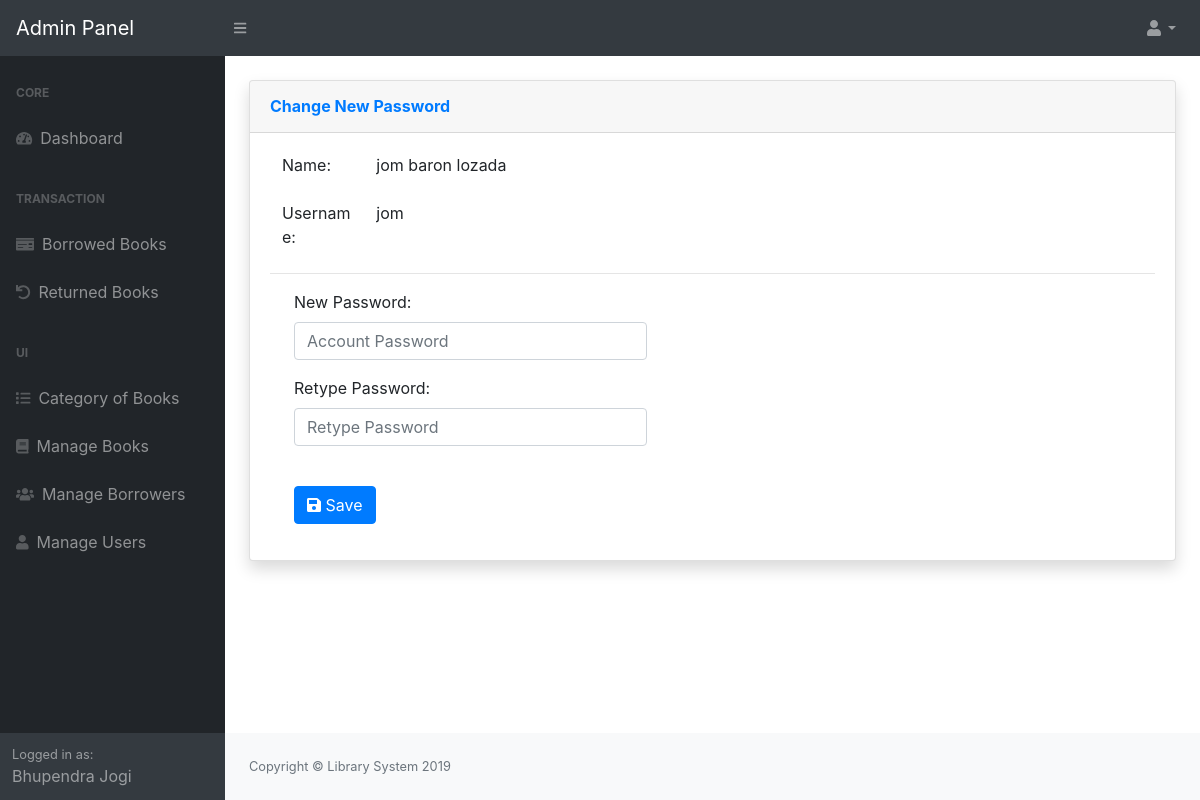
Screenshot of /admin/borrower/index.php?view=changepassword&id=119 (signed in) with the database file from the repository.
### tables this page shows
CREATE TABLE `tblusers` (
  `USERID` int(11) NOT NULL,
  `NAME` varchar(124) NOT NULL,
  `UEMAIL` varchar(125) NOT NULL,
  `PASS` varchar(125) NOT NULL,
  `TYPE` varchar(125) NOT NULL,
  `Status` varchar(11) NOT NULL,
  `PicLoc` text NOT NULL,
  `fine` varchar(20) DEFAULT NULL
);

CREATE TABLE `tblborrower` (
  `IDNO` int(11) NOT NULL,
  `BorrowerId` varchar(90) NOT NULL,
  `Firstname` varchar(125) NOT NULL,
  `Lastname` varchar(125) NOT NULL,
  `MiddleName` varchar(125) NOT NULL,
  `Address` varchar(255) NOT NULL,
  `Sex` varchar(11) NOT NULL,
  `ContactNo` varchar(125) NOT NULL,
  `CourseYear` varchar(125) NOT NULL,
  `BorrowerPhoto` varchar(255) NOT NULL,
  `BorrowerType` varchar(35) NOT NULL,
  `Stats` varchar(36) NOT NULL,
  `BUsername` varchar(90) NOT NULL,
  `BPassword` varchar(90) NOT NULL,
  `fine` varchar(20) DEFAULT NULL
);

### admin/borrower/index.php (called while the page is built, shortened)
<?php
require_once ("../themes/templates.php");
?>

### include/database.php (called while the page is built, shortened)
<?php
class Database {
	var $sql_string = '';
	private $conn;
	public function open_connection() {
		$this->conn = mysqli_connect(server, user, pass);
		if (!$this->conn) {
			throw new Exception("Failed to connect to the database server: " . mysqli_connect_error());
		} else {
			$db_select = mysqli_select_db($this->conn, database_name);
		}
	}
	function setQuery($sql='') {
		$this->sql_string=$sql;
	}
	function executeQuery() {
		$result = mysqli_query($this->conn,$this->sql_string);
		return $result;
	}
	private function confirm_query($result) {
		return $result;
	}
	function loadSingleResult() {
		$cur = $this->executeQuery();
		while ($row = mysqli_fetch_object($cur)) {
		return $data = $row;
		}
	}
}
$mydb = new Database();
?>

### include/accounts.php (called while the page is built, shortened)
<?php
require_once(LIB_PATH.DS.'database.php');
class User {
	protected static  $tblname = "tblusers";
	function single_user($id=""){
			global $mydb;
			$mydb->setQuery("SELECT * FROM ".self::$tblname."
				Where USERID= '{$id}' LIMIT 1");
			$cur = $mydb->loadSingleResult();
			return $cur;
	}
}
?>

### include/borrowers.php (called while the page is built, shortened)
<?php
   class Borrower{
	protected static $tbl_name = "tblborrower";
	function single_borrower($id=""){
			global $mydb;
			$mydb->setQuery("SELECT * FROM ".self::$tbl_name." Where BorrowerId= {$id} LIMIT 1");
			$cur = $mydb->loadSingleResult();
			return $cur;
	}
}
?>

### admin/borrower/changepassword.php (the view, shortened to what this page needs)
<?php
  @$id = $_GET['id'];
  $borrower = new Borrower();
  $res = $borrower->single_borrower($id)
?>
 <div class="card shadow mb-4">
  <div class="card-header py-3">
    <h6 class="m-0 font-weight-bold text-primary">Change New Password</h6>
  </div>
  <div class="card-body">
    <div class="table-responsive">
 <form class="form-horizontal span6" action="controller.php?action=changepassword" method="POST" onsubmit="return validateRetypePassword()">
                  <div class="form-group">
                    <div class="col-md-8 row">
                      <label class="col-md-2 control-label" for=
                      "user_name">Name:</label>
                      <div class="col-md-8">
                        <?php echo $res->Firstname . ' ' .  $res->MiddleName . ' ' . $res->Lastname; ?>
                      </div>
                    </div>
                  </div>
                  <div class="form-group">
                    <div class="col-md-8 row">
                      <label class="col-md-2 control-label" for=
                      "user_email">Username:</label>
                      <div class="col-md-8">
                         <?php echo $res->BUsername; ?>
                      </div>
                    </div>
                  </div>
                  <hr/>
                  <div class="form-group">
                    <div class="col-md-8">
                      <label class="col-md-4 control-label" for=
                      "user_pass">New Password:</label>
                      <div class="col-md-8">
                         <input class="form-control input-sm" id="user_pass" name="user_pass" placeholder=
                            "Account Password" type="Password" value="" placeholder="Enter new password......">
                      </div>
                    </div>
                  </div>
                  <div class="form-group">
                    <div class="col-md-8">
                      <label class="col-md-4 control-label" for=
                      "user_pass">Retype Password:</label>
                      <div class="col-md-8">
                         <input class="form-control input-sm" id="retype_user_pass" name="retype_user_pass" placeholder=
                            "Retype Password" type="Password" value="">
                      </div>
                    </div>
                  </div>
             <div class="form-group">
                    <div class="col-md-8">
                      <div class="col-md-8">
                         <button class="btn btn-primary" id="usersave" name="save" type="submit" ><i class="fa fa-save"></i> Save</button>
                      </div>
                    </div>
                  </div>
        </form>
 </div>
</div>
</div>

### admin/themes/templates.php (shortened to what this page needs)
<?php
 $user = New User();
  $singleuser = $user->single_user($_SESSION['USERID']);
?>
<!DOCTYPE html>
<html lang="en">
    <head>
        <link href="<?php echo web_root;?>admin/dist/css/styles.css" rel="stylesheet" />
          <link href="<?php echo web_root;?>admin/dist/css/datepicker.css" rel="stylesheet" />
        <link href="<?php echo web_root;?>admin/dist/css/dataTables.bootstrap4.min.css" rel="stylesheet" />
        <link href="<?php echo web_root;?>admin/dist/fonts/font-awesome.min.css" rel="stylesheet" />
        <link href="https://cdn.jsdelivr.net/npm/select2@4.0.13/dist/css/select2.min.css" rel="stylesheet" />
    </head>
    <body class="sb-nav-fixed">
        <nav class="sb-topnav navbar navbar-expand navbar-dark bg-dark">
            <a class="navbar-brand" href="<?php echo web_root;?>admin/">Admin Panel</a><button class="btn btn-link btn-sm order-1 order-lg-0" id="sidebarToggle" href="#"><i class="fas fa-bars"></i></button
            >
            <ul class="navbar-nav ml-auto ml-md-0">
                <li class="nav-item dropdown">
                    <a class="nav-link dropdown-toggle" id="userDropdown" href="#" role="button" data-toggle="dropdown" aria-haspopup="true" aria-expanded="false"><i class="fas fa-user fa-fw"></i></a>
                </li>
            </ul>
        </nav>
        <div id="layoutSidenav">
            <div id="layoutSidenav_nav">
                <nav class="sb-sidenav accordion sb-sidenav-dark" id="sidenavAccordion">
                    <div class="sb-sidenav-menu">
                        <div class="nav">
                            <div class="sb-sidenav-menu-heading">Core</div>
                            <a class="nav-link" href="<?php echo web_root?>admin/"
                                ><div class="sb-nav-link-icon"><i class="fas fa-tachometer-alt"></i></div>
                            Dashboard</a>
                            <div class="sb-sidenav-menu-heading">Transaction</div>
                                  <a class="nav-link" href="<?php echo web_root;?>admin/borrowed/">
                                    <div class="sb-nav-link-icon"><i class="fas fa-money-check"></i></div>
                                Borrowed Books</a>
                                  <a class="nav-link" href="<?php echo web_root;?>admin/returned/">
                                    <div class="sb-nav-link-icon"><i class="fas fa-undo"></i></div>
                                Returned Books</a>
                               <div class="sb-sidenav-menu-heading">UI</div>
                                  <a class="nav-link" href="<?php echo web_root;?>admin/category/">
                                    <div class="sb-nav-link-icon"><i class="fas fa-list"></i></div>
                                Category of Books</a>
                                  <a class="nav-link" href="<?php echo web_root;?>admin/books/">
                                    <div class="sb-nav-link-icon"><i class="fas fa-book"></i></div>
                                Manage Books</a>
                                  <a class="nav-link" href="<?php echo web_root;?>admin/borrower/">
                                    <div class="sb-nav-link-icon"><i class="fas fa-users"></i></div>
                                Manage Borrowers</a>
                                  <a class="nav-link" href="<?php echo web_root;?>admin/users/">
                                    <div class="sb-nav-link-icon"><i class="fas fa-user"></i></div>
                                Manage Users</a>
                        </div>
                    </div>
                    <div class="sb-sidenav-footer">
                        <div class="small">Logged in as:</div>
                       <?php echo $singleuser->NAME;  ?>
                    </div>
                </nav>
            </div>
            <div id="layoutSidenav_content">
                <main>
                    <div class="container-fluid">
                         <br/>
                       <?php
                        require_once $content;
                        ?>
                    </div>
                </main>
                <footer class="py-4 bg-light mt-auto">
                    <div class="container-fluid">
                        <div class="d-flex align-items-center justify-content-between small">
                            <div class="text-muted">Copyright &copy; Library System 2019</div>
                        </div>
                    </div>
                </footer>
            </div>
        </div>
    </body>
</html>

### rows the page displays
tblusers: NAME "Bhupendra Jogi"
tblborrower: Firstname "jom", MiddleName "baron", Lastname "lozada", BUsername "jom"
